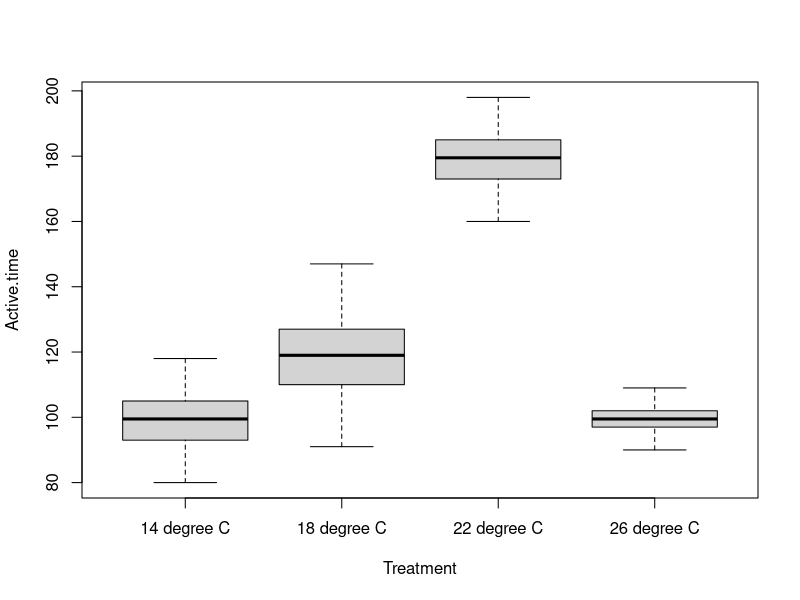

Here is the R script that generated this plot:
#  Exercise 2. More ANOVA examples 

#  Read in the data

snails <- read.csv("Snails1.csv", stringsAsFactors = TRUE)

#  We have placed sea snails in a climate controlled environment.
#  The research question is to understand how changes in water temperature
#  impact the amount of time snails spend active in a 12 hour window.

#  From the str() and summary() and head() commands we can see that there are two columns 
#  of data.  We have a character (string) variable "Treatment" that has four levels
#  The levels are different water temperatures. "14 degree C" etc.
#  For each temperature there are 30 observations. 

str(snails)
#  What issue do you see?
#  can you edit the read in code to make Treatment a factor?

summary(snails)
head(snails)

#  Previously we looked at the group means and group variances (sd) using the Pivot table
#  function.  The Pivot tabel in Excel is a really useful function for this work. 
#  Yoou can also do this directly in R using the 'tapply' command.

with(snails,tapply(Active.time,Treatment, mean))
with(snails,tapply(Active.time,Treatment, sd))

#  The first step in the analysis is to create a boxplot.
#  Note again how the boxplot command differs from boxplots that you saw in earlier labs

boxplot(Active.time~Treatment, data = snails)

#  Depending on your plot window size you may not see all the group labels
#  If you use the option to copy the figure to the clipboard you will see
#  that you can adjust the size so that all labels can be seen

#  The time active is in minutes per 12 hours. 
#  (i)   add a y-axis label to your plot to say 'time active (mins)'
#  (ii)  add a title to say 'sea snail temperature experiment'
#  (iii) make the box width slighly thinner (boxwex)
#  (iv)  fill the boxes with the colour grey

#  Based on the plot (i)  do you think the group variances are equal?
#                    (ii) do you think the group means are equal?

#  What are the null and alternate hypothesis for the test of equal group variances?

#  Conduct the Bartlett test for equal group variances

with(snails, bartlett.test(Active.time~Treatment))

#  The p-value (1.693e-06) is less than 0.05, therefore we reject the null of 
#  equal variance across the groups.

#  Note that for small p-values we typically just report p-value < 0.001 rather 
#  than p-value = 1.693e-06 


#  We now conduct our ANOVA test.

#  What are the null and alternate hypothesis for the ANOVA test?

#  Implement the test using the one.way function, and unequal variance

with(snails,oneway.test(Active.time~Treatment, var.equal=FALSE ))

#  The p-value is < 0.001, therefore we reject the null hypothesis that the 
#  the group means are all the same.

#  For the pairwise t-tests, we also set pooled.sd to FALSE to reflect that  
#  we have unequal group variances 

with(snails,pairwise.t.test(Active.time,Treatment, pool.sd=FALSE))

#  From the results table we conclude:

#  14 degrees is different to 18 degrees (p-value <0.001)
#  14 degrees is different to 22 degrees (p-value <0.001)
#  14 degrees is not different to 26 degrees (p-value = 0.9)

#  18 degrees is different to 22 degrees (p-value <0.001)
#  18 degrees is different to 26 degrees (p-value <0.001)

#  22 degrees is different to 26 degrees (p-value <0.001)


#############################################################
#
#                         .----.   @   @
#                        / .-"-.`.  \v/
#                        | | '\ \ \_/ )... bloop!
#                      ,-\ `-.' /.'  /
#                     '---`----'----'
#
################################################################
